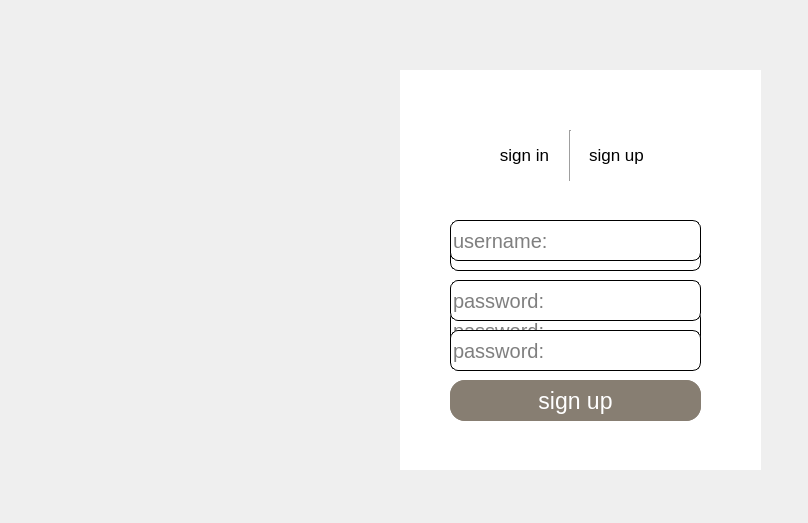
<?xml version="1.0" encoding="UTF-8"?>
<ui version="4.0">
 <class>Form</class>
 <widget class="QWidget" name="Form">
  <property name="geometry">
   <rect>
    <x>0</x>
    <y>0</y>
    <width>808</width>
    <height>523</height>
   </rect>
  </property>
  <property name="windowTitle">
   <string>Form</string>
  </property>
  <widget class="QLabel" name="label">
   <property name="geometry">
    <rect>
     <x>70</x>
     <y>70</y>
     <width>300</width>
     <height>400</height>
    </rect>
   </property>
   <property name="styleSheet">
    <string notr="true">border-image: url(:/login/image/login.png);
borde-top-left-radius:30px;
borde-botton-left-radius:30px;</string>
   </property>
   <property name="text">
    <string/>
   </property>
  </widget>
  <widget class="QLabel" name="label_2">
   <property name="geometry">
    <rect>
     <x>400</x>
     <y>70</y>
     <width>361</width>
     <height>400</height>
    </rect>
   </property>
   <property name="styleSheet">
    <string notr="true">background-color: rgb(255, 255, 255);
borde-top-right-radius:30px;
borde-botton-right-radius:30px;</string>
   </property>
   <property name="text">
    <string/>
   </property>
  </widget>
  <widget class="QWidget" name="widget" native="true">
   <property name="geometry">
    <rect>
     <x>460</x>
     <y>120</y>
     <width>221</width>
     <height>71</height>
    </rect>
   </property>
   <widget class="QWidget" name="layoutWidget">
    <property name="geometry">
     <rect>
      <x>20</x>
      <y>10</y>
      <width>181</width>
      <height>51</height>
     </rect>
    </property>
    <layout class="QHBoxLayout" name="horizontalLayout">
     <property name="spacing">
      <number>0</number>
     </property>
     <item>
      <widget class="QPushButton" name="pushButton">
       <property name="font">
        <font>
         <pointsize>13</pointsize>
        </font>
       </property>
       <property name="styleSheet">
        <string notr="true">#pushButton{
	border:none;

}
#pushButton:focus{
	color: rgb(168, 168, 168);

}</string>
       </property>
       <property name="text">
        <string>sign in</string>
       </property>
      </widget>
     </item>
     <item>
      <widget class="Line" name="line">
       <property name="orientation">
        <enum>Qt::Vertical</enum>
       </property>
      </widget>
     </item>
     <item>
      <widget class="QPushButton" name="pushButton_2">
       <property name="font">
        <font>
         <pointsize>13</pointsize>
         <weight>50</weight>
         <bold>false</bold>
        </font>
       </property>
       <property name="styleSheet">
        <string notr="true">#pushButton_2{
	border:none;

}
#pushButton_2:focus{
	color: rgb(168, 168, 168);

}</string>
       </property>
       <property name="text">
        <string>sign up</string>
       </property>
      </widget>
     </item>
    </layout>
   </widget>
  </widget>
  <widget class="QWidget" name="widget_2" native="true">
   <property name="geometry">
    <rect>
     <x>420</x>
     <y>210</y>
     <width>301</width>
     <height>231</height>
    </rect>
   </property>
   <widget class="QLineEdit" name="lineEdit">
    <property name="geometry">
     <rect>
      <x>30</x>
      <y>20</y>
      <width>251</width>
      <height>41</height>
     </rect>
    </property>
    <property name="font">
     <font>
      <pointsize>15</pointsize>
      <weight>50</weight>
      <bold>false</bold>
     </font>
    </property>
    <property name="styleSheet">
     <string notr="true">border:1px solid rgb(0,0,0);
border-radius:8px;</string>
    </property>
    <property name="placeholderText">
     <string>username:</string>
    </property>
   </widget>
   <widget class="QLineEdit" name="lineEdit_2">
    <property name="geometry">
     <rect>
      <x>30</x>
      <y>100</y>
      <width>251</width>
      <height>41</height>
     </rect>
    </property>
    <property name="font">
     <font>
      <pointsize>15</pointsize>
     </font>
    </property>
    <property name="styleSheet">
     <string notr="true">border:1px solid rgb(0,0,0);
border-radius:8px;</string>
    </property>
    <property name="placeholderText">
     <string>password:</string>
    </property>
   </widget>
   <widget class="QPushButton" name="pushButton_3">
    <property name="geometry">
     <rect>
      <x>30</x>
      <y>170</y>
      <width>251</width>
      <height>41</height>
     </rect>
    </property>
    <property name="font">
     <font>
      <pointsize>17</pointsize>
     </font>
    </property>
    <property name="styleSheet">
     <string notr="true">#pushButton_3{
	
	background-color: rgb(135, 126, 114);
	color: rgb(255, 255, 255);
	border-radius:15px;

}
#pushButton_3:hover{
	
	background-color: rgb(195, 195, 195);
	color: rgb(2, 2, 2);
	border-radius:15px;

}
#pushButton_3:pressed{
	
	padding-top:5px;
	padding-left:5px;		

}</string>
    </property>
    <property name="text">
     <string>sign in</string>
    </property>
   </widget>
  </widget>
  <widget class="QPushButton" name="pushButton_4">
   <property name="geometry">
    <rect>
     <x>710</x>
     <y>80</y>
     <width>41</width>
     <height>31</height>
    </rect>
   </property>
   <property name="styleSheet">
    <string notr="true">border:none;</string>
   </property>
   <property name="text">
    <string/>
   </property>
   <property name="icon">
    <iconset resource="resource.qrc">
     <normaloff>:/icon/icon/close.png</normaloff>:/icon/icon/close.png</iconset>
   </property>
  </widget>
  <widget class="QWidget" name="widget_3" native="true">
   <property name="geometry">
    <rect>
     <x>420</x>
     <y>200</y>
     <width>301</width>
     <height>251</height>
    </rect>
   </property>
   <widget class="QLineEdit" name="lineEdit_5">
    <property name="geometry">
     <rect>
      <x>30</x>
      <y>20</y>
      <width>251</width>
      <height>41</height>
     </rect>
    </property>
    <property name="font">
     <font>
      <pointsize>15</pointsize>
      <weight>50</weight>
      <bold>false</bold>
     </font>
    </property>
    <property name="styleSheet">
     <string notr="true">border:1px solid rgb(0,0,0);
border-radius:8px;</string>
    </property>
    <property name="placeholderText">
     <string>username:</string>
    </property>
   </widget>
   <widget class="QLineEdit" name="lineEdit_6">
    <property name="geometry">
     <rect>
      <x>30</x>
      <y>80</y>
      <width>251</width>
      <height>41</height>
     </rect>
    </property>
    <property name="font">
     <font>
      <pointsize>15</pointsize>
     </font>
    </property>
    <property name="styleSheet">
     <string notr="true">border:1px solid rgb(0,0,0);
border-radius:8px;</string>
    </property>
    <property name="placeholderText">
     <string>password:</string>
    </property>
   </widget>
   <widget class="QPushButton" name="pushButton_6">
    <property name="geometry">
     <rect>
      <x>30</x>
      <y>180</y>
      <width>251</width>
      <height>41</height>
     </rect>
    </property>
    <property name="font">
     <font>
      <pointsize>17</pointsize>
     </font>
    </property>
    <property name="styleSheet">
     <string notr="true">#pushButton_6{
	
	background-color: rgb(135, 126, 114);
	color: rgb(255, 255, 255);
	border-radius:15px;

}
#pushButton_6:hover{
	
	background-color: rgb(195, 195, 195);
	color: rgb(2, 2, 2);
	border-radius:15px;

}
#pushButton_6:pressed{
	
	padding-top:5px;
	padding-left:5px;		

}</string>
    </property>
    <property name="text">
     <string>sign up</string>
    </property>
   </widget>
   <widget class="QLineEdit" name="lineEdit_7">
    <property name="geometry">
     <rect>
      <x>30</x>
      <y>130</y>
      <width>251</width>
      <height>41</height>
     </rect>
    </property>
    <property name="font">
     <font>
      <pointsize>15</pointsize>
     </font>
    </property>
    <property name="styleSheet">
     <string notr="true">border:1px solid rgb(0,0,0);
border-radius:8px;</string>
    </property>
    <property name="placeholderText">
     <string>password:</string>
    </property>
   </widget>
  </widget>
 </widget>
 <resources>
  <include location="resource.qrc"/>
 </resources>
 <connections>
  <connection>
   <sender>pushButton_4</sender>
   <signal>clicked()</signal>
   <receiver>Form</receiver>
   <slot>close()</slot>
   <hints>
    <hint type="sourcelabel">
     <x>735</x>
     <y>93</y>
    </hint>
    <hint type="destinationlabel">
     <x>801</x>
     <y>56</y>
    </hint>
   </hints>
  </connection>
 </connections>
</ui>
